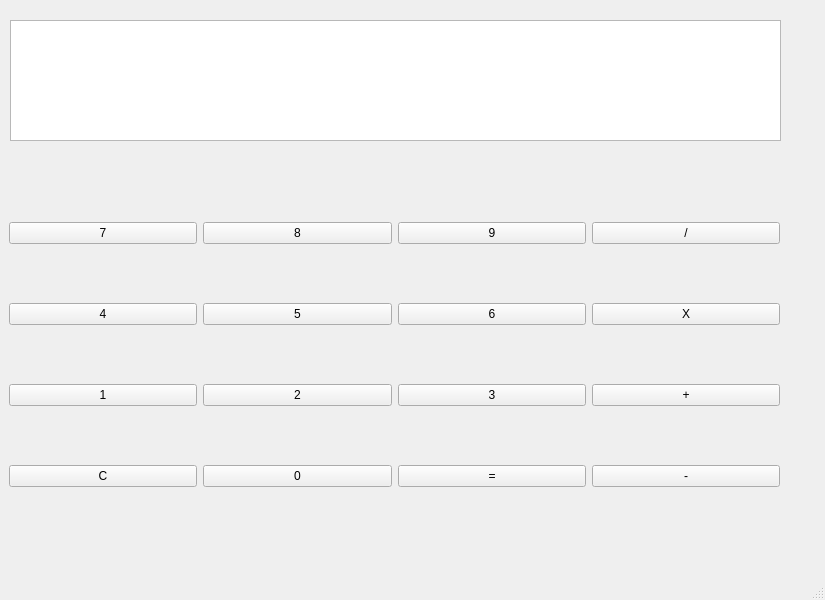
<?xml version="1.0" encoding="UTF-8"?>
<ui version="4.0">
 <class>MainWindow</class>
 <widget class="QMainWindow" name="MainWindow">
  <property name="geometry">
   <rect>
    <x>0</x>
    <y>0</y>
    <width>825</width>
    <height>600</height>
   </rect>
  </property>
  <property name="windowTitle">
   <string>MainWindow</string>
  </property>
  <widget class="QWidget" name="centralwidget">
   <widget class="QWidget" name="gridLayoutWidget">
    <property name="geometry">
     <rect>
      <x>10</x>
      <y>20</y>
      <width>771</width>
      <height>121</height>
     </rect>
    </property>
    <layout class="QGridLayout" name="gridLayout">
     <item row="0" column="0">
      <widget class="QTextBrowser" name="le_view"/>
     </item>
    </layout>
   </widget>
   <widget class="QWidget" name="gridLayoutWidget_2">
    <property name="geometry">
     <rect>
      <x>9</x>
      <y>169</y>
      <width>771</width>
      <height>371</height>
     </rect>
    </property>
    <layout class="QGridLayout" name="gridLayout_2">
     <item row="1" column="0">
      <widget class="QPushButton" name="btn_number4">
       <property name="text">
        <string>4</string>
       </property>
      </widget>
     </item>
     <item row="2" column="1">
      <widget class="QPushButton" name="btn_number2">
       <property name="text">
        <string>2</string>
       </property>
      </widget>
     </item>
     <item row="1" column="2">
      <widget class="QPushButton" name="btn_number6">
       <property name="text">
        <string>6</string>
       </property>
      </widget>
     </item>
     <item row="2" column="0">
      <widget class="QPushButton" name="btn_number1">
       <property name="text">
        <string>1</string>
       </property>
      </widget>
     </item>
     <item row="1" column="3">
      <layout class="QGridLayout" name="gridLayout_3">
       <item row="0" column="0">
        <widget class="QPushButton" name="btn_multipy">
         <property name="text">
          <string>X</string>
         </property>
        </widget>
       </item>
      </layout>
     </item>
     <item row="0" column="0">
      <widget class="QPushButton" name="btn_number7">
       <property name="text">
        <string>7</string>
       </property>
      </widget>
     </item>
     <item row="3" column="1">
      <widget class="QPushButton" name="btn_number0">
       <property name="text">
        <string>0</string>
       </property>
      </widget>
     </item>
     <item row="3" column="0">
      <widget class="QPushButton" name="btn_C">
       <property name="text">
        <string>C</string>
       </property>
      </widget>
     </item>
     <item row="0" column="1">
      <widget class="QPushButton" name="btn_number8">
       <property name="text">
        <string>8</string>
       </property>
      </widget>
     </item>
     <item row="0" column="2">
      <widget class="QPushButton" name="btn_number9">
       <property name="text">
        <string>9</string>
       </property>
      </widget>
     </item>
     <item row="3" column="2">
      <widget class="QPushButton" name="btn_result">
       <property name="text">
        <string>=</string>
       </property>
      </widget>
     </item>
     <item row="2" column="2">
      <widget class="QPushButton" name="btn_number3">
       <property name="text">
        <string>3</string>
       </property>
      </widget>
     </item>
     <item row="1" column="1">
      <widget class="QPushButton" name="btn_number5">
       <property name="text">
        <string>5</string>
       </property>
      </widget>
     </item>
     <item row="3" column="3">
      <widget class="QPushButton" name="btn_minus">
       <property name="text">
        <string>-</string>
       </property>
      </widget>
     </item>
     <item row="2" column="3">
      <widget class="QPushButton" name="btn_add">
       <property name="text">
        <string>+</string>
       </property>
      </widget>
     </item>
     <item row="0" column="3">
      <widget class="QPushButton" name="btn_divide">
       <property name="text">
        <string>/</string>
       </property>
      </widget>
     </item>
    </layout>
   </widget>
  </widget>
  <widget class="QMenuBar" name="menubar">
   <property name="geometry">
    <rect>
     <x>0</x>
     <y>0</y>
     <width>825</width>
     <height>22</height>
    </rect>
   </property>
  </widget>
  <widget class="QStatusBar" name="statusbar"/>
 </widget>
 <resources/>
 <connections/>
</ui>
